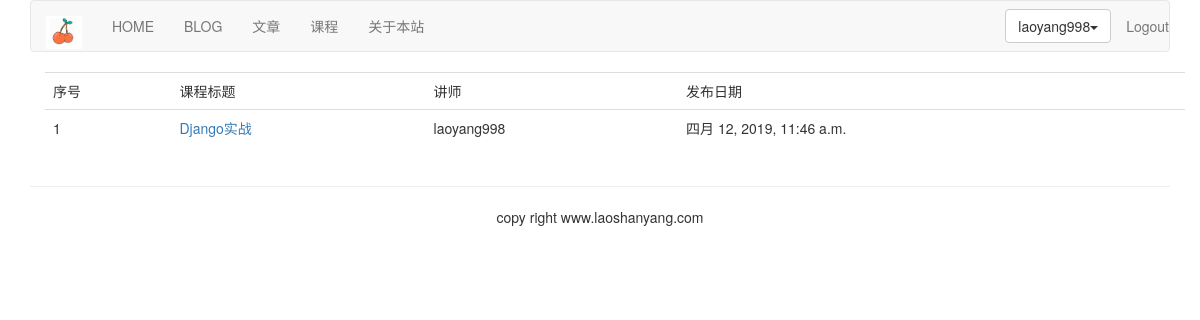
Page /course/course_list (signed in) on the committed database.
### course/models.py (models this page shows, shortened)
class Course(models.Model):
    user = models.ForeignKey(User, related_name='course_user', on_delete=models.CASCADE)
    title = models.CharField(max_length=200)
    slug = models.SlugField(max_length=300, unique=True)
    student = models.ManyToManyField(User, related_name='courses_joined', blank=True)
    overview = models.TextField()
    created = models.DateTimeField(auto_now_add=True)
    class Meta:
        ordering = ('-created',)

### course/views.py (the view)
# urls.py: path('course_list', CourseListView.as_view(), name='course_list'),
class CourseListView(ListView):
    model = Course
    context_object_name = 'courses'
    template_name = 'course/course_list.html'

### templates/course/course_list.html (shortened to what this page needs)
{% extends 'base.html' %}
{% block content %}
    <div class="container">
        <table class="table table-hover">
            <tr>
                <td>序号</td>
                <td>课程标题</td>
                <td>讲师</td>
                <td>发布日期</td>
            </tr>
            {% for course in courses %}
                <tr id={{ forloop.counter }}>
                    <td>{{ forloop.counter }}</td>
                    <td><a href="{% url 'course:lesson_slist' course.id %}">{{ course.title }}</a></td>
                    <td>{{ course.user.username }}</td>
                    <td>{{ course.created }}</td>
                </tr>
            {% empty %}
                <p>没有课程内容</p>
            {% endfor %}
        </table>
    </div>
{% endblock %}

### templates/header.html (shortened to what this page needs)
{% load staticfiles %}
<div class="container">
    <nav class="navbar navbar-default" role="navigation">
        <div class="navbar-header">
            <a class="navbar-brand" href="http://www.iddiffer.com">
                <img width="36" src="{% static '/images/logo.png' %}" width="100"/>
            </a>
        </div>
        <ul class="nav navbar-nav" role="navigation">
            <li><a href="{% url 'home' %}">HOME</a></li>
            <li><a href="{% url 'blog_title' %}">BLOG</a></li>
            <li><a href="{% url 'article:list_article_titles' %}">文章</a></li>
            <li><a href="{% url 'course:course_list' %}">课程</a></li>
            <li><a href="{% url 'course:about' %}">关于本站</a></li>
        </ul>
        <ul class="nav navbar-nav navbar-right">
            {% if user.is_authenticated %}
                <li>
                    <div class="dropdown" style="margin-top:8px">
                        <button class="btn btn-default dropdown-toggle" type="button" id="dropdownMenu"
                                data-toggle="dropdown">{{ user.username }}<span class="caret"></span></button>
                    </div>
                </li>
                <li><a href="{% url 'account:logout' %}">Logout</a></li>
            {% else %}
                <li><a href="{% url 'account:login' %}">Login</a></li>
                <li><a href="{% url 'account:register' %}">Sign up</a></li>
            {% endif %}
        </ul>
    </nav>
</div>

### rows in the picture
Course: title "Django实战", user.username "laoyang998", created "四月 12, 2019, 11:46 a.m."

### other values in the picture
{{ user.username }} "laoyang998"
